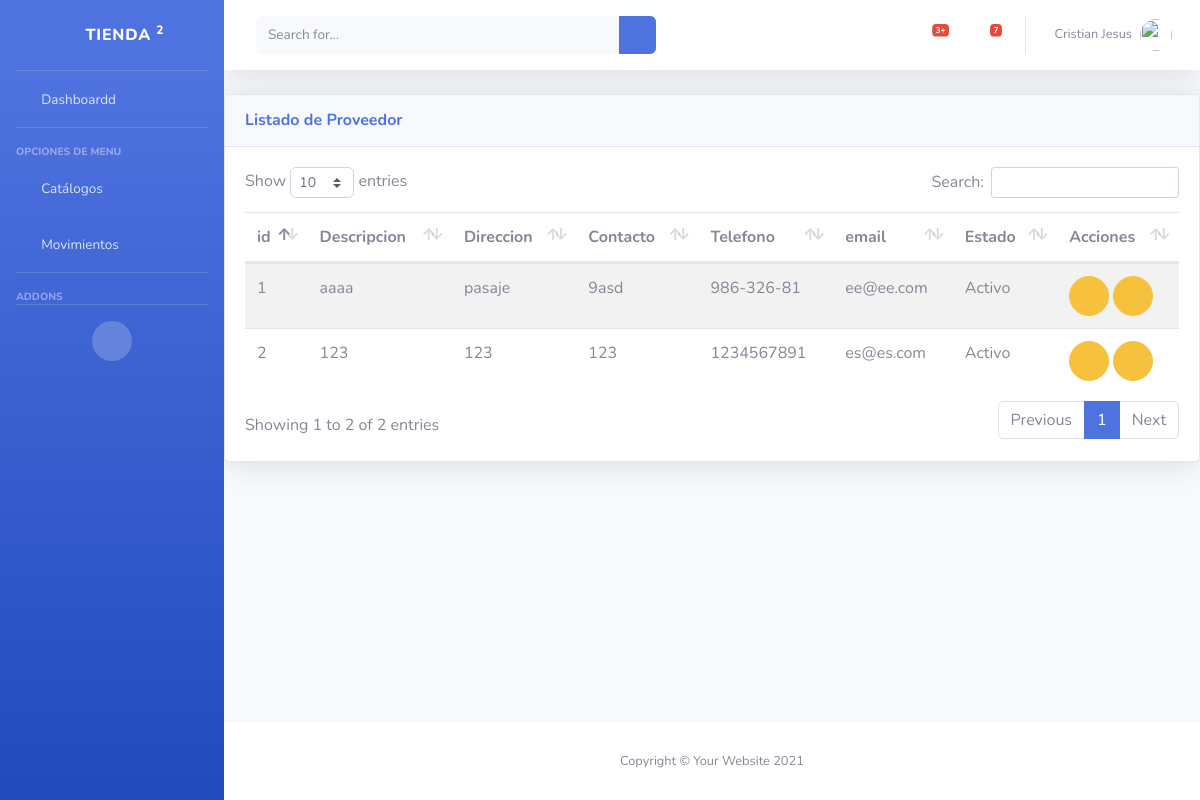
Page /cmp/proveedor/ (signed in) on the earlier database version.
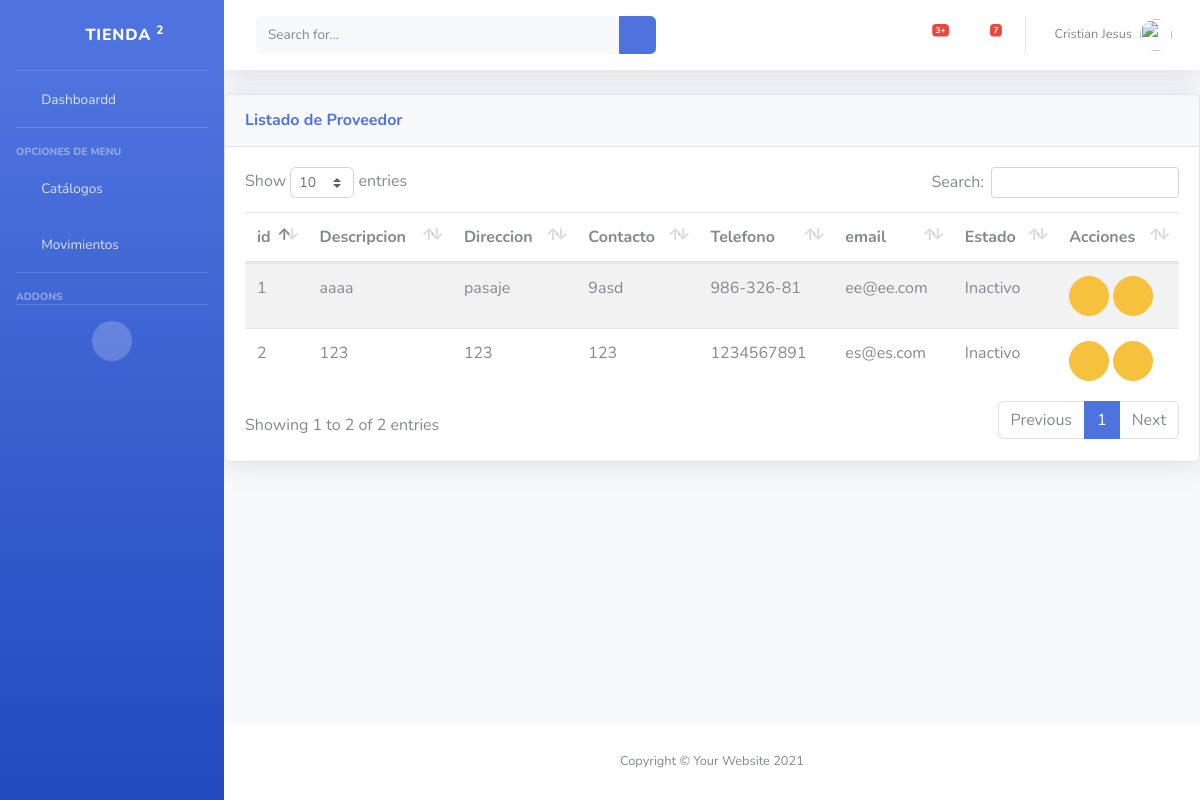
Same page on the later database version.
### cmp/models.py (models this page shows, shortened)
class Proveedor(Class_Modelo):
    description = models.CharField(max_length=100,unique=True,verbose_name="descripcion")
    direction=  models.CharField(max_length=250,null=True,blank=True,verbose_name="direccion")
    contact= models.CharField(max_length=100,verbose_name="Contacto")
    phone= models.CharField(max_length=10,null=True,blank=True,verbose_name="Telefono")
    email= models.CharField(max_length=250,null=True,blank=True,verbose_name="Email")
    class Meta:
        verbose_name = 'Proveedor'
        verbose_name_plural ='Proveedores'

### cmp/views.py (the view)
# urls.py: path('proveedor/',views.proveedorview,name='proveedor'),
@login_required(login_url='login')
def proveedorview(request):
    proveedores =Proveedor.objects.all()
    return render(request,'cmp/proveedor_list.html',{
        'proveedores':proveedores
    })

### cmp/templates/cmp/proveedor_list.html (shortened to what this page needs)
{% extends "base/base.html" %}
{%load static%}
{%block page_content %}
<div class="card shadow mb-4">
                                <div
                                    class="card-header py-3 d-flex flex-row align-items-center justify-content-between">
                                    <h6 class="m-0 font-weight-bold text-primary">Listado de Proveedor</h6>
                                    <div class="dropdown no-arrow">
                                        <a class="dropdown-toggle" href="#" role="button" id="dropdownMenuLink"
                                            data-toggle="dropdown" aria-haspopup="true" aria-expanded="false">
                                            <i class="fas fa-ellipsis-v fa-sm fa-fw text-gray-400"></i>
                                        </a>
                                    </div>
                                </div>
                                <div class="card-body">
                                   {%if not proveedores %}
                                       <div class= "alert alert-info">No hay Proveedores</div>
                                    {%else%}
                                    <table class="table table-striped table-hover">
                                        <thead>
                                                <th> id</th>
                                                <th> Descripcion </th>
                                                <th> Direccion</th>
                                                <th> Contacto</th>
                                                <th> Telefono</th>
                                                <th> email </th>
                                                <th> Estado</th>
                                                <th class="all">Acciones </th>
                                        </thead>
                                        <tbody>
                                        {% for item in proveedores %}
                                            <tr>
                                                <td>{{ item.id}} </td>
                                                <td>{{ item.description}} </td>
                                                <td> {{ item.direction}}</td>
                                                <td> {{ item.contact}}</td>
                                                <td> {{ item.phone}}</td>
                                                <td>{{ item.email}} </td>
                                                <td> {{ item.estado|yesno:"Activo,Inactivo"}}</td>
                                                <td>
                                                    <button  class="btn btn-warning btn-circle" onclick="return abrir_modal('{% url 'editarProveedor' id=item.id%}')" href="#" role="button"><i class =" far fa-edit"></i> </button>
                                                    <button  class="btn btn-warning btn-circle" onclick="return abrir_modal('{% url 'inactivarProveedor' id=item.id%}')" href="#"  role="button"><i class =" far fa-thumbs-down"></i> </button>
                                                </td>
                                            </tr>
                                        {% endfor %}
                                        </tbody>
                                    </table>
                                {%endif %}
                                </div>
                            </div>
                            {%endblock%}

Differences in the rows shown:
changed Proveedor "aaaa": estado "Activo" → "Inactivo"
changed Proveedor "es@es.com": estado "Activo" → "Inactivo"
